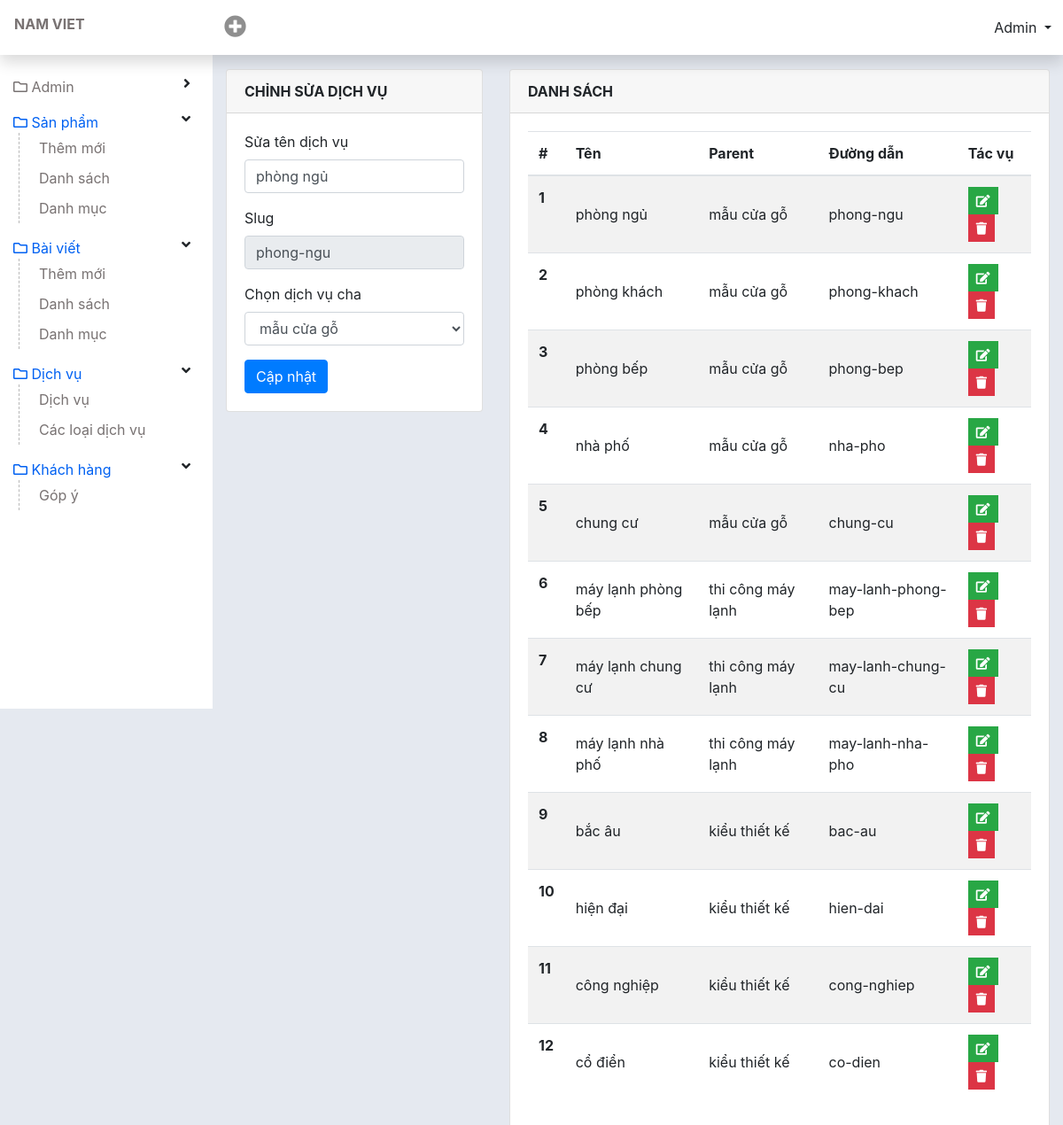
/admin/add-service-lv2.php?sv_id=7 (signed in), run on the app's committed database.
### tables this page shows
CREATE TABLE `tbl_service_lv2` (
  `id` int(11) NOT NULL,
  `name` varchar(255) NOT NULL,
  `slug` varchar(255) NOT NULL,
  `parent` int(11) NOT NULL
);

CREATE TABLE `tbl_service` (
  `id` int(11) NOT NULL,
  `name` varchar(255) NOT NULL,
  `slug` varchar(255) NOT NULL
);

### lib/database.php (called while the page is built, shortened)
<?php
class Database{
  public $host   = DB_HOST;
  public $user   = DB_USER;
  public $pass   = DB_PASS;
  public $dbname = DB_NAME;
  public $link;
private function connectDB(){
  $this -> link = new mysqli($this->host, $this->user, $this->pass, $this->dbname);
    mysqli_set_charset($this->link, 'UTF8');
}
public function select($query){
  $result = $this->link->query($query) or
  die($this->link->error.__LINE__);
  if($result->num_rows > 0){
    return $result;
  } else {
    return false;
  }
}
}
?>

### classes/service.php (called while the page is built, shortened)
<?php
    $filepath = realpath(dirname(__FILE__));
    include_once ($filepath. '/../lib/database.php');
?>
<?php
    class service {
        private $db;
        public function __construct() {
            $this->db = new Database();
        }
        public function show_service(){
            $query = "SELECT * FROM tbl_service ORDER BY id DESC";
            $result = $this->db->select($query);
            return $result;
        }
        public function show_service_lv2($parent = ''){
            if(!empty($parent)){
                $query = "SELECT * FROM tbl_service_lv2 WHERE parent = '$parent' ORDER BY parent , id DESC";
                $result = $this->db->select($query);
                return $result;
            }else{
                $query = "SELECT * FROM tbl_service_lv2 ORDER BY parent , id DESC";
                $result = $this->db->select($query);
                return $result;
            }
        }
        public function get_service_lv2_by_Id($id){
            $query = "SELECT * FROM tbl_service_lv2 WHERE id = '$id'";
            $result = $this->db->select($query);
            return $result;
        }
        public function get_name($parent_id) {
            $query =
            "SELECT tbl_service_lv2.*,tbl_service.name, tbl_service.id
            FROM tbl_service_lv2,tbl_service
            WHERE tbl_service_lv2.parent = tbl_service.id
            AND tbl_service_lv2.parent = '$parent_id' ";
            $result = $this->db->select($query);
            return $result;
        }
    }
?>

### admin/add-service-lv2.php (the view, shortened to what this page needs)
<?php include 'inc/header.php';?>
<?php include '../classes/service.php';?>
<?php
	$sv = new service();
?>
<div id="wp-content">
  <div id="content" class="container-fluid">
    <div class="row">
      <div class="col-4">
        <?php if(isset($_GET['sv_id']) && $_GET['sv_id']!=NULL){
          $id = $_GET['sv_id'];
          $getservicelv2byId = $sv -> get_service_lv2_by_Id($id);
          $result = $getservicelv2byId ->fetch_assoc();
        ?>
        <div class="card">
          <div class="card-header font-weight-bold">
            Chỉnh sửa dịch vụ
          </div>
          <div class="card-body">
            <form method="post" action="">
              <div class="form-group">
                <label for="name">Sửa tên dịch vụ</label>
                <input class="form-control" value="<?php echo $result['name'] ?>" type="text" name="editname" id="slug"
                  onkeyup="ChangeToSlug()">
              </div>
              <div class="form-group">
                <label for="name">Slug</label>
                <input class="form-control" type="text" name="editslug" id="convert_slug" readonly
                  value="<?php echo $result['slug'] ?>">
              </div>
              <div class="form-group">
                <label for="">Chọn dịch vụ cha</label>
                <select class="form-control" name="parent">
                  <?php
                    $show_service = $sv -> show_service();
                    if($show_service){
                        while($results = $show_service->fetch_assoc()){
                  ?>
                  <option <?php
                  if($result['parent'] === $results['id']) {
                    echo "selected";
                  }
                ?> value="<?php echo $results['id'] ?>"><?php echo $results['name'] ?></option>
                  <?php }} ?>
                </select>
              </div>
              <input type="submit" name="edit" Value="Cập nhật" class="btn btn-primary">
            </form>
          </div>
        </div>
        <?php } ?>
      </div>
      <div class="col-8">
        <div class="card">
          <div class="card-header font-weight-bold">
            Danh sách
          </div>
          <div class="card-body">
            <table class="table table-striped" id="DataTable">
              <thead>
                <tr>
                  <th scope="col">#</th>
                  <th scope="col">Tên</th>
                  <th scope="col">Parent</th>
                  <th scope="col">Đường dẫn</th>
                  <th scope="col">Tác vụ</th>
                </tr>
              </thead>
              <tbody class="order_position">
                <?php
                    $show_service_lv2 = $sv -> show_service_lv2();
                    if($show_service_lv2){
                      $i=0;
                        while($result = $show_service_lv2 -> fetch_assoc()){
                          $i++;
                  ?>
                <tr id="<?php echo $result['id'] ?>">
                  <th scope="row"><?php echo $i ?></th>
                  <td><?php echo $result['name'] ?></td>
                  <td>
                    <?php
                      $parent_id = $result['parent'];
                      $name = $sv -> get_name($parent_id);
                      if($name) {
                      $result_name = $name -> fetch_assoc();
                      echo $result_name['name'];
                      } ?>
                  </td>
                  <td><?php echo $result['slug'] ?></td>
                  <td>
                    <a href="?sv_id=<?php echo $result['id'] ?>" class="btn btn-success btn-sm rounded-0 text-white"
                      type="button" data-toggle="tooltip" data-placement="top" title="Edit"><i
                        class="fa fa-edit"></i></a>
                    <a href="?delid=<?php echo $result['id'] ?>" onclick="return confirm('bạn có muốn xoá không?')"
                      class="btn btn-danger btn-sm rounded-0 text-white" type="button" data-toggle="tooltip"
                      data-placement="top" title="Delete"><i class="fa fa-trash"></i></a>
                  </td>
                </tr>
                <?php } } ?>
              </tbody>
            </table>
          </div>
        </div>
      </div>
    </div>
  </div>
</div>
<?php include 'inc/footer.php';?>

### admin/css/style.css (style rules this page uses)
a { color: #787272; }
#wp-content { flex: auto; min-height: 100vh; padding-top: 3.625rem; padding-left: 15rem; }
#content { padding-top: 20px; padding-bottom: 20px; }
#content .card-header { text-transform: uppercase; }
.table tr td { vertical-align: middle; }

### data on the page
tbl_service_lv2: editname "phòng ngủ", editslug "phong-ngu", parent "mẫu cửa gỗ", name "phòng ngủ", tbl_service.name "mẫu cửa gỗ", slug "phong-ngu"
tbl_service_lv2: name "phòng khách", tbl_service.name "mẫu cửa gỗ", slug "phong-khach"
tbl_service_lv2: name "phòng bếp", tbl_service.name "mẫu cửa gỗ", slug "phong-bep"
tbl_service_lv2: name "nhà phố", tbl_service.name "mẫu cửa gỗ", slug "nha-pho"
tbl_service_lv2: name "chung cư", tbl_service.name "mẫu cửa gỗ", slug "chung-cu"
tbl_service_lv2: name "máy lạnh phòng bếp", tbl_service.name "thi công máy lạnh", slug "may-lanh-phong-bep"
tbl_service_lv2: name "máy lạnh chung cư", tbl_service.name "thi công máy lạnh", slug "may-lanh-chung-cu"
tbl_service_lv2: name "máy lạnh nhà phố", tbl_service.name "thi công máy lạnh", slug "may-lanh-nha-pho"
tbl_service_lv2: name "bắc âu", tbl_service.name "kiểu thiết kế", slug "bac-au"
tbl_service_lv2: name "hiện đại", tbl_service.name "kiểu thiết kế", slug "hien-dai"
tbl_service_lv2: name "công nghiệp", tbl_service.name "kiểu thiết kế", slug "cong-nghiep"
tbl_service_lv2: name "cổ điển", tbl_service.name "kiểu thiết kế", slug "co-dien"
